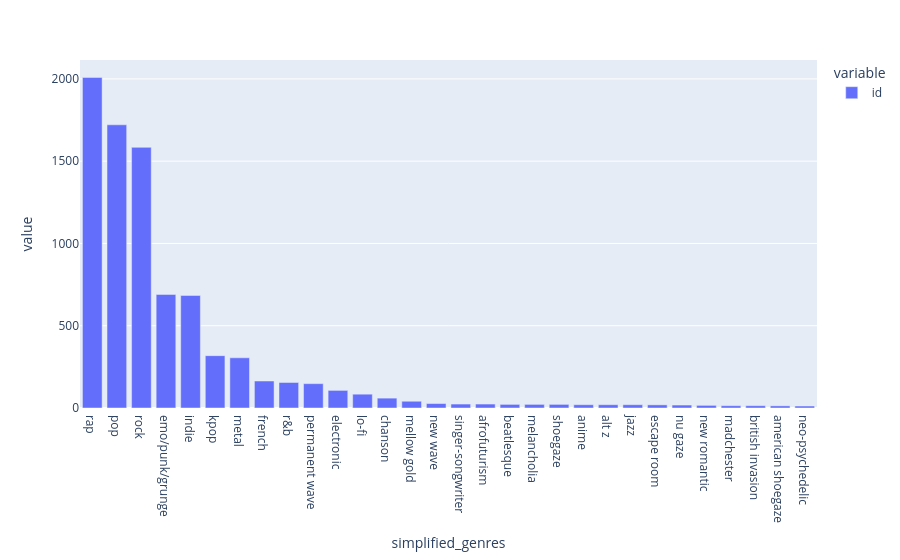

The notebook cell saved with this chart:
### Code cell
px.bar(df.groupby("simplified_genres").count()["id"].sort_values(ascending=False)[:30])

### Figure 1 — Plotly figure (JSON) as saved in the notebook; plotly's stock layout.template omitted (floating-point values rounded to 4 significant figures)
{"data": [{"alignmentgroup": "True", "hovertemplate": "variable=id<br>simplified_genres=%{x}<br>value=%{y}<extra></extra>", "legendgroup": "id", "marker": {"color": "#636efa", "pattern": {"shape": ""}}, "name": "id", "offsetgroup": "id", "orientation": "v", "showlegend": true, "textposition": "auto", "type": "bar", "x": ["rap", "pop", "rock", "emo/punk/grunge", "indie", "kpop", "metal", "french", "r&b", "permanent wave", "electronic", "lo-fi", "chanson", "mellow gold", "new wave", "singer-songwriter", "afrofuturism", "beatlesque", "melancholia", "shoegaze", "anime", "alt z", "jazz", "escape room", "nu gaze", "new romantic", "madchester", "british invasion", "american shoegaze", "neo-psychedelic"], "xaxis": "x", "y": [2009, 1721, 1584, 690, 684, 318, 305, 164, 155, 148, 107, 84, 60, 41, 27, 24, 24, 22, 22, 22, 20, 20, 20, 19, 18, 16, 14, 14, 13, 12], "yaxis": "y"}], "layout": {"barmode": "relative", "legend": {"title": {"text": "variable"}, "tracegroupgap": 0}, "margin": {"t": 60}, "xaxis": {"anchor": "y", "domain": [0, 1], "title": {"text": "simplified_genres"}}, "yaxis": {"anchor": "x", "domain": [0, 1], "title": {"text": "value"}}}}
